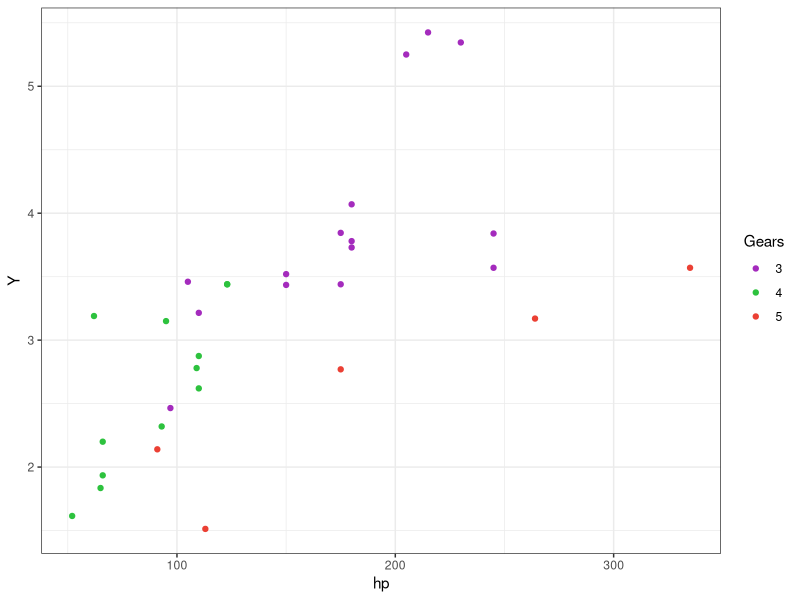

Source code (R):
library(tidyverse)

ggplot(mtcars)+
  geom_point(aes(x=hp,y=wt, color = as.factor(gear)))+
               scale_color_manual(values = c("#a42bbd","#2dc23e","#eb4034"),name = "Gears")+
  labs(c = "X",y = "Y")+
  theme_bw()
